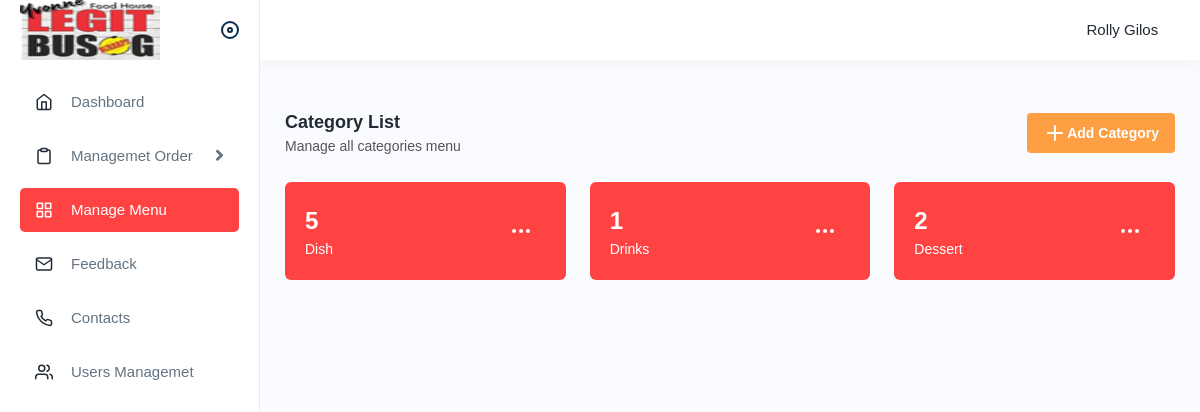
Before: /v1/cat/list (signed in) with the older database file.
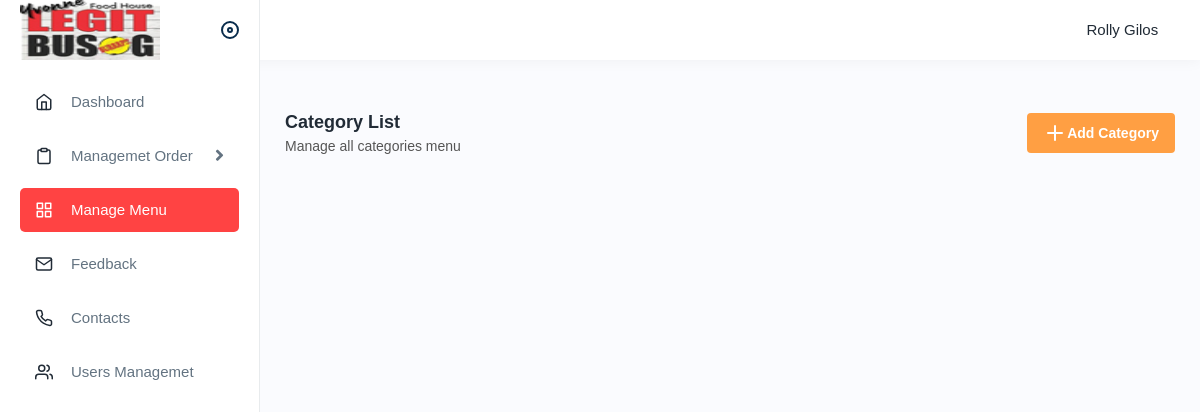
After: the same page with the newer database file.
### main/models.py (models this page shows, shortened)
class Category(models.Model):
    user = models.ForeignKey(User, on_delete=models.SET_NULL, null=True)
    category_name = models.CharField(max_length=100, null=False)
    img = models.ImageField(upload_to='category', null=True)
    timestamp = models.DateTimeField(default=now)

### main/decorators.py (the view)
        def wrapper_func(response, *args, **kwargs):
            group = None
            if response.user.groups.exists():
                group = response.user.groups.all()[0].name
                if group in allowed_roles:
                    return view_func(response, *args, **kwargs)
                else:
                    return HttpResponse('You are not authorize to view this page')
            return HttpResponse('You are not authorize to view this page')

### main/views.py (called while the page is built, shortened)
@login_required
@allowed_users(allowed_roles=['admin'])
def adminCatList(request):
    cat = Category.objects.all()
    category_product_counts = {}
    for category in cat:
        product_count = ProductInfo.objects.filter(
            category=category.category_name).count()
        category_product_counts[category.category_name] = product_count
    return render(request, 'main/admin/categorylist.html', {
        'cat': cat,
        'category_product_counts': category_product_counts,
    })  # Admin

### main/templates/main/admin/categorylist.html (shortened to what this page needs)
{% extends '../admin-layout.html' %}
{% block content %}
<div class="content">
    {% load static %}
    <div class="page-header">
        <div class="page-title">
            <h4>Category List</h4>
            <h6>Manage all categories menu</h6>
        </div>
        <div class="page-btn">
            <a class="btn btn-added" data-bs-toggle="modal" id="" data-bs-target="#add"><i data-feather="plus"></i>Add
                Category</a>
        </div>
    </div>
    <div class="row">
        {% for c in cat %}
        <div class="col-lg-4 col-sm-6 col-12">
            <div class="dash-count das2">
                <div class="dash">
                    {% for key, value in category_product_counts.items %}
                    {% if key == c.category_name %}
                    <h4>{{ value }}</h4>
                    {% endif %}
                    {% endfor %}
                    <h5>{{ c.category_name }}</h5>
                </div>
                <div class="flex">
                    <div class="dropdown">
                        <button class="btn btn-das2 text-white" type="button" id="dropdownMenuButton1"
                                data-bs-toggle="dropdown" aria-expanded="false">
                            <i data-feather="more-horizontal"></i>
                        </button>
                    </div>
                </div>
            </div>
        </div>
        {% endfor %}
    </div>
</div>
{% endblock %}

Changed rows visible on the page:
removed Category: category_product_counts "5", category_name "Dish"
removed Category: category_product_counts "1", category_name "Drinks"
removed Category: category_product_counts "2", category_name "Dessert"
